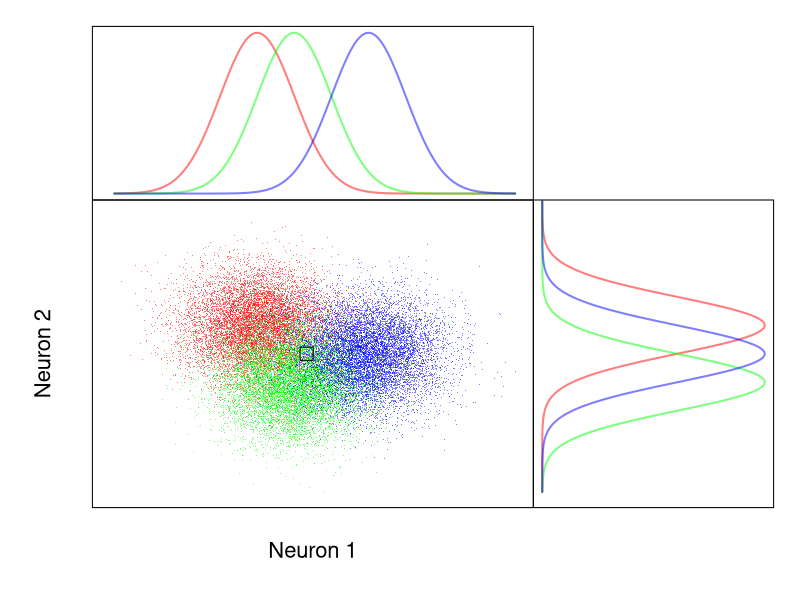

The R source for this figure:
library(plotrix)
library(mvtnorm)

nballs=3;
npoints=10000;
colpal=rainbow(nballs,alpha=0.5);
S<-vector("list",length=nballs);
XLIM=c(-3,8);
YLIM=c(-3,7);

for(i in 1:nballs){
	cor=0.*runif(n=1,min=-1,max=1);
	S1=1.+0*rnorm(1,mean=.6,sd=.1)^2;
	S2=1.+0*rnorm(1,mean=.6,sd=.1)^2;
	S[[i]]=matrix(c(S1^2,cor*S1*S2,cor*S1*S2,S2^2),ncol=2,nrow=2);
}

xcenters<-seq(3,nballs-2,length=nballs)+runif(n=nballs,min=-2,max=2);
xcenters<-c(1,2,4);
ycenters<-seq(3,nballs-2,length=nballs)+runif(n=nballs,min=-2,max=2);
ycenters<-c(3,1,2);
pts = vector("list",length=nballs);
for(i in 1:nballs) pts[[i]]=rmvnorm(n=npoints,mean=c(xcenters[i],ycenters[i]),sigma=S[[i]]);

xrange<-seq(from=range(pts)[1],to=range(pts)[2],length.out=npoints);
yrange<-xrange;

layout( matrix( c(1,3,3,1,3,3,0,2,2),ncol=3) )

par(mar=c(0,7,2,0));
plot(xrange,dnorm(xrange,xcenters[1],S[[1]][1,1]),xlim=XLIM, type='l',lwd=2,xaxt="n",yaxt="n",
	xlab="",ylab="",col=colpal[1])
lines(xrange,dnorm(xrange,xcenters[2],S[[2]][1,1]), type='l',lwd=2,xaxt="n",yaxt="n",
	xlab="",ylab="",col=colpal[2])
lines(xrange,dnorm(xrange,xcenters[3],S[[3]][1,1]), type='l',lwd=2,xaxt="n",yaxt="n",
	xlab="",ylab="",col=colpal[3])
par(mar=c(7,0,0,2));


plot(dnorm(yrange,ycenters[1],S[[1]][2,2]),yrange, ylim=YLIM, type='l',lwd=2,xaxt="n",yaxt="n",
	xlab="",ylab="",col=colpal[1])
lines(dnorm(yrange,ycenters[2],S[[2]][2,2]),yrange,type='l',lwd=2,xaxt="n",yaxt="n",
	xlab="",ylab="",col=colpal[2])
lines(dnorm(yrange,ycenters[3],S[[3]][2,2]),yrange,type='l',lwd=2,xaxt="n",yaxt="n",
	xlab="",ylab="",col=colpal[3])
par(mar=c(7,7,0,0));
plot(1:3,1:3,type="n",xaxt="n",yaxt="n",xlim=XLIM,ylim=YLIM,xlab="Neuron 1",ylab="Neuron 2",cex.lab=2);
for(i in 1:nballs) points(pts[[i]],col=colpal[i],pch=".")
points(x=mean(xcenters),y=mean(ycenters),pch=22,cex=3);


